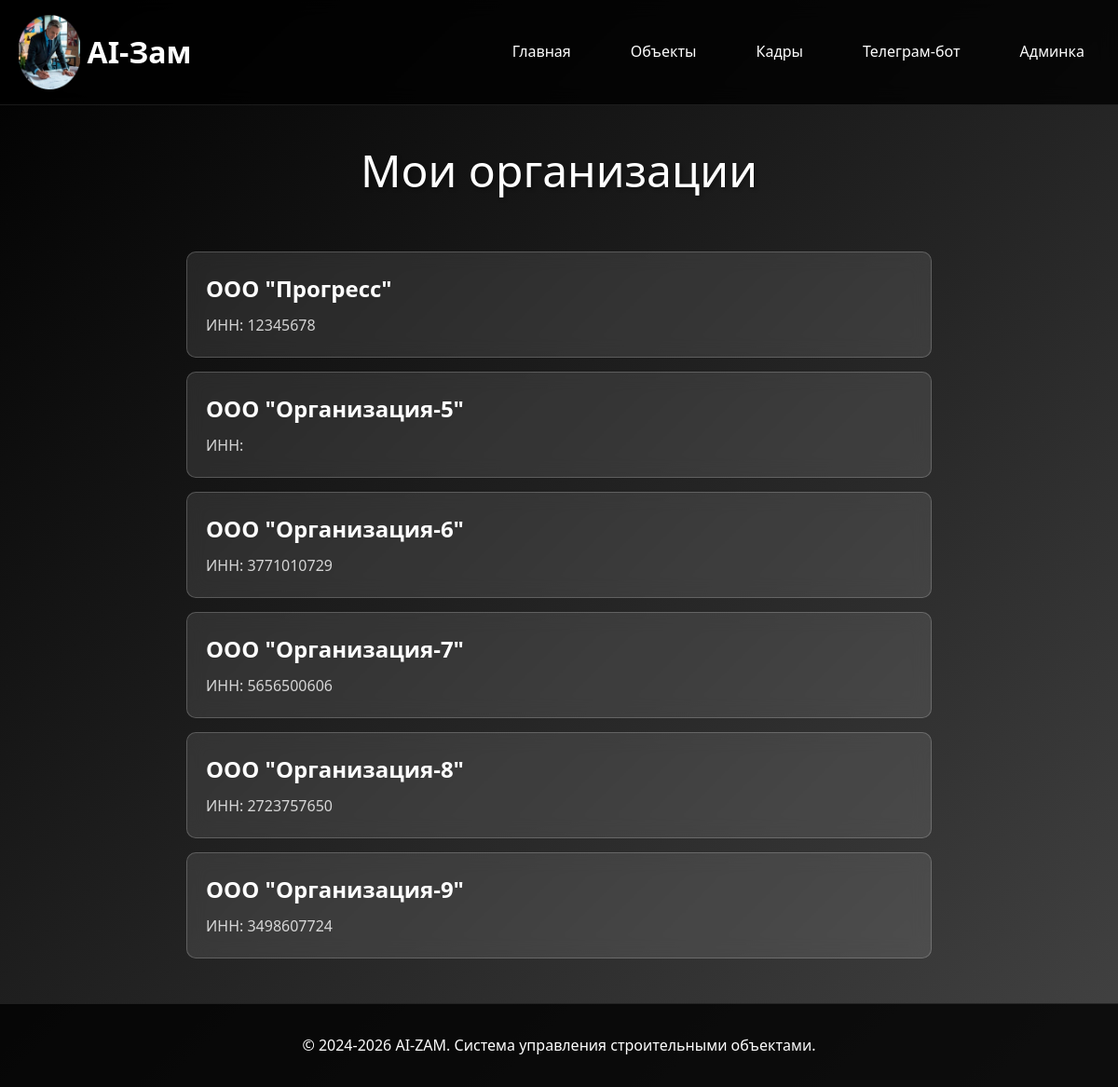
The page /sotrudniki/organizations/ on the database as committed earlier.
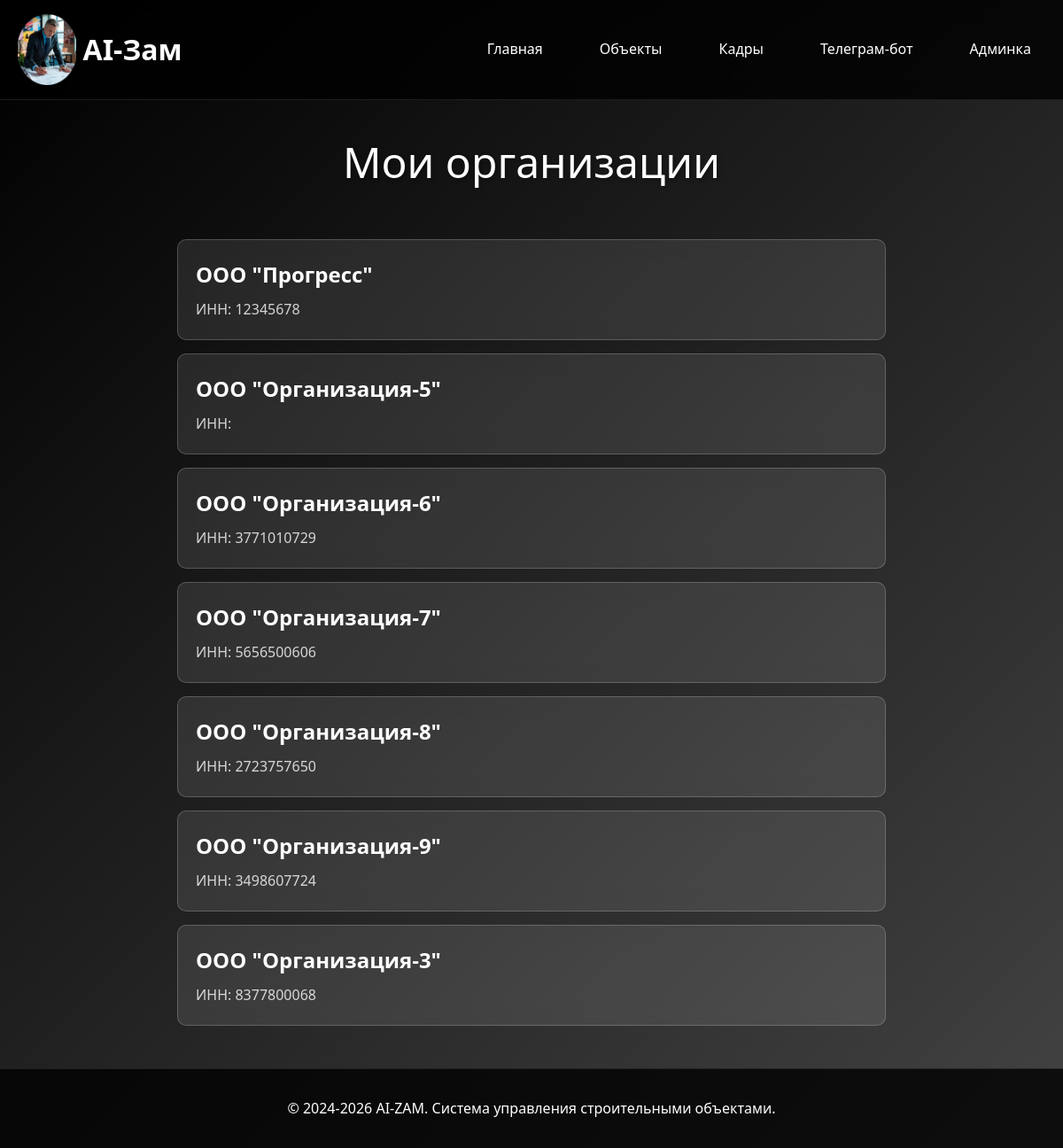
The same page on the database as committed later.
### sotrudniki/models.py (models this page shows, shortened)
class Organizaciya(models.Model):
    nazvanie = models.CharField(max_length=300, verbose_name="Название")
    inn = models.CharField(max_length=12, unique=True, verbose_name="ИНН")
    ogrn = models.CharField(max_length=15, verbose_name="ОГРН", null=True, blank=True)
    adres = models.TextField(verbose_name="Адрес", null=True, blank=True)
    is_active = models.BooleanField(default=True, verbose_name="Активная")
    class Meta:
        verbose_name = "Организация"
        verbose_name_plural = "Организации"

### sotrudniki/views.py (the view)
# urls.py: path('organizations/', views.organizations_list, name='organizations'),
def organizations_list(request):
    organizacii = Organizaciya.objects.filter(is_active=True)
    return render(request, 'sotrudniki/organizations.html', {'organizacii': organizacii})

### sotrudniki/templates/sotrudniki/organizations.html (shortened to what this page needs)
{% extends 'base/base.html' %}
{% block content %}
<div class="page-title">Мои организации</div>
<ul class="organization-list">
    {% for organizaciya in organizacii %}
    <li class="organization-item">
        <a href="{% url 'sotrudniki:organization_detail' organizaciya.pk %}" class="organization-link">
            {{ organizaciya.nazvanie }}
        </a>
        <div class="organization-inn">ИНН: {{ organizaciya.inn }}</div>
    </li>
    {% empty %}
    <li class="organization-item">
        <div style="text-align: center; color: rgba(255, 255, 255, 0.7);">Нет организаций</div>
    </li>
    {% endfor %}
</ul>
{% endblock %}

Rows that differ between the two databases and show on the page:
added Organizaciya: nazvanie "ООО \"Организация-3\"", inn "8377800068"
